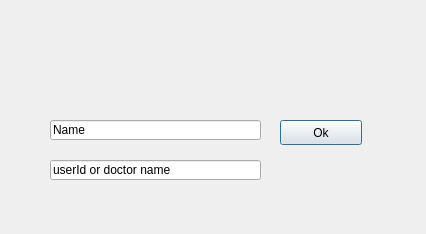
<?xml version="1.0" encoding="UTF-8"?>
<ui version="4.0">
 <class>add_pat</class>
 <widget class="QDialog" name="add_pat">
  <property name="geometry">
   <rect>
    <x>0</x>
    <y>0</y>
    <width>426</width>
    <height>234</height>
   </rect>
  </property>
  <property name="windowTitle">
   <string>Dialog</string>
  </property>
  <widget class="QLineEdit" name="lineEdit">
   <property name="geometry">
    <rect>
     <x>50</x>
     <y>120</y>
     <width>211</width>
     <height>20</height>
    </rect>
   </property>
   <property name="text">
    <string>Name</string>
   </property>
  </widget>
  <widget class="QLineEdit" name="lineEdit_2">
   <property name="geometry">
    <rect>
     <x>50</x>
     <y>160</y>
     <width>211</width>
     <height>20</height>
    </rect>
   </property>
   <property name="text">
    <string>userId or doctor name</string>
   </property>
  </widget>
  <widget class="QPushButton" name="pushButton">
   <property name="geometry">
    <rect>
     <x>280</x>
     <y>120</y>
     <width>82</width>
     <height>25</height>
    </rect>
   </property>
   <property name="text">
    <string>Ok</string>
   </property>
  </widget>
 </widget>
 <resources/>
 <connections/>
</ui>
